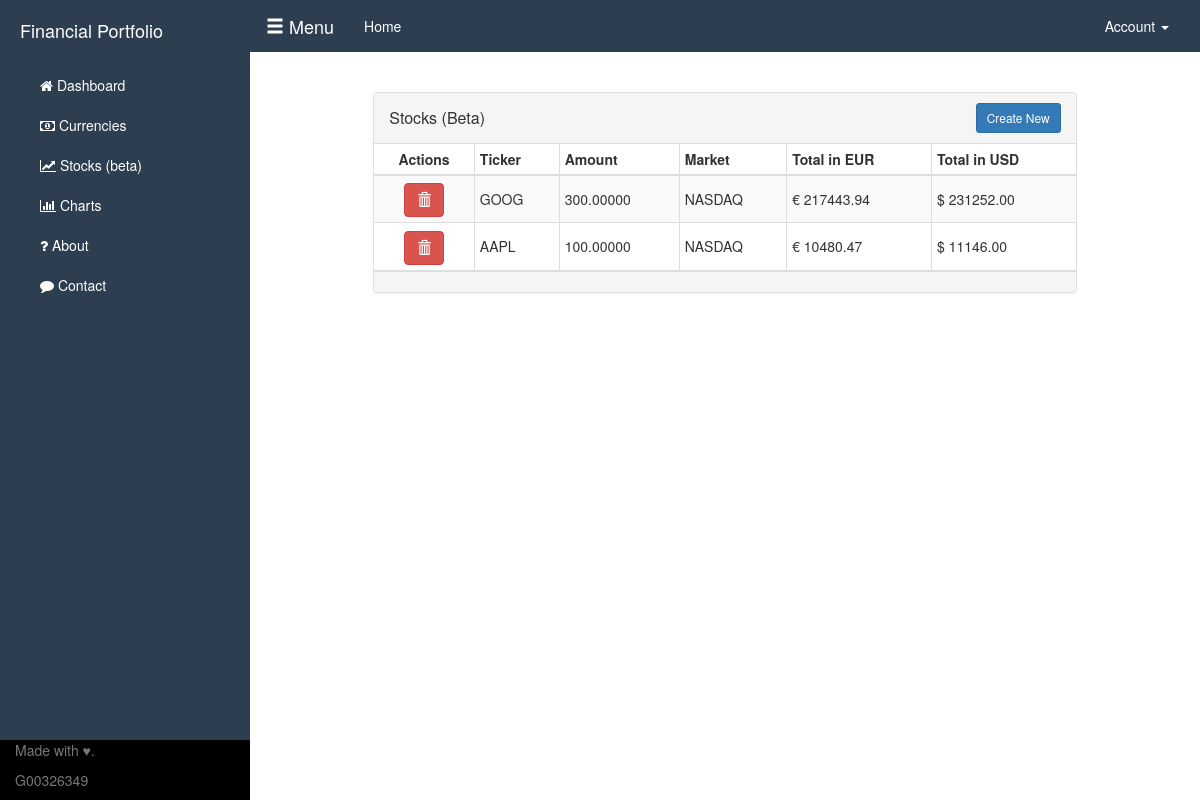
Screenshot of /stocks (signed in) with the database file from the repository.
### webapp.py (models this page shows)
class UserStocks(db.Model, UserMixin):
    __tablename__ = "users_stocks"
    trans_id = db.Column(db.Integer, primary_key=True, index=True)
    id = db.Column(db.Integer)
    amount = db.Column(db.Numeric())
    ticker = db.Column(db.String(255))
    market = db.Column(db.String(255))
    priceInBTC = db.Column(db.Numeric())
    priceInUSD = db.Column(db.Numeric())
    priceInEUR = db.Column(db.Numeric())
    priceInCHY = db.Column(db.Numeric())
    last = db.Column(db.String(255))
    timestamp = db.Column(db.DateTime())
    index = index_property('id', 'index')

### webapp.py (the view)
@app.route('/stocks')
@login_required
def stocks():
    if Stock.query.first() is None:
        print("No stock data found in DB")
        request = requests.get('http://finance.google.com/finance/info?client=ig&q=NASDAQ%3AAAPL,GOOG,MSFT,AMZN,TWTR')
        request.encoding = 'utf-8'  # We need to change encoding as this API uses ISO and i use utf-8 everywhere else
        o = request.text[4:]  # The response object contains some characters at start that we cant parse. Trim these off
        result = json.loads(o)  # After we trim the characters, turn back into JSON
        for i in result:
            u = Stock(ticker=i['t'], last=i['l'], market=i['e'], timestamp=datetime.datetime.now())
            db.session.add(u)
        db.session.commit()
    else:
        print("Found stock data in DB")
    Stocks = UserStocks.query.filter_by(id=current_user.id).all()
    return render_template("stocks.html", Stocks=Stocks)

### templates/stocks.html (shortened to what this page needs)
{% extends "index.html" %} {% block title %}Stocks{% endblock %} {% block head %} {{ super() }}
<link rel="stylesheet" href="{{ url_for('static', filename='css/investment-tables.css') }}">
{% endblock %}
{% block content %}
<div class="col-md-10 col-md-offset-1">
    <div class="panel panel-default panel-table">
        <div class="panel-heading">
            <div class="row">
                <div class="col col-xs-6">
                    <h3 class="panel-title">Stocks  (Beta)</h3>
                </div>
                <div class="col col-xs-6 text-right">
                    <button type="button" class="btn btn-sm btn-primary btn-create" data-toggle="modal" data-target="#myModal">Create New</button>
                </div>
            </div>
        </div>
        <div class="panel-body">
            <div id="no-more-tables">
                <table class="col-md-12 table-bordered table-striped table-condensed cf">
                    {% if Stocks|length < 1 %}
                    <thead>
                        <th>Looks like you dont have anything here! Click the button to start tracking stocks! &#9757;</th>
                    </thead>
                </table>
                {% else %}
                <thead class="cf">
                    <tr>
                        <th>Actions</th>
                        <th>Ticker</th>
                        <th class="numeric">Amount</th>
                        <th>Market</th>
                        <th class="numeric">Total in EUR</th>
                        <th class="numeric">Total in USD</th>
                    </tr>
                </thead>
                <tbody>
                    {% for thing in Stocks %}
                    <tr>
                        <td align="center">
                             <a class="btn btn-danger" href="{{url_for('deletestock', ticker=thing.ticker)}}"><span class="glyphicon glyphicon-trash"></span></a>
                        </td>
                        <td data-title="Ticker">{{ thing.ticker }}</td>
                        <td data-title="Amount" class="numeric">{{'%0.5f'% thing.amount |float}}</td>
                        <td data-title="Market">{{thing.market}}</td>
                        <td data-title="Total in EUR" class="numeric">&#128; {{'%0.2f'% thing.priceInEUR| float }}</td>
                        <td data-title="Total in USD" class="numeric">&#36; {{'%0.2f'%thing.priceInUSD|float }}</td>
                    </tr>
                    {% endfor %}
                </tbody>
                {% endif %}
                </table>
            </div>
        </div>
        <div class="panel-footer">
        </div>
    </div>
</div>
{% endblock %}

### static/css/simple-sidebar.css (style rules this page uses)
body { overflow-x: hidden; }

### static/css/investment-tables.css (style rules this page uses)
.panel-table .panel-body { padding: 0; }
.panel-table .panel-body .table-bordered { border-style: none; margin: 0; }
.panel-table .panel-body .table-bordered>thead>tr>th:first-of-type { text-align: center; width: 100px; }
.panel-table .panel-body .table-bordered>thead>tr>th:last-of-type, .panel-table .panel-body .table-bordered>tbody>tr>td:last-of-type { border-right: 0px; }
.panel-table .panel-body .table-bordered>thead>tr>th:first-of-type, .panel-table .panel-body .table-bordered>tbody>tr>td:first-of-type { border-left: 0px; }
.panel-table .panel-body .table-bordered>tbody>tr:first-of-type>td { border-bottom: 0px; }
.panel-table .panel-body .table-bordered>thead>tr:first-of-type>th { border-top: 0px; }
.panel-table .panel-heading .col h3 { line-height: 30px; height: 30px; }
.panel-table .panel-body .table-bordered>tbody>tr>td { line-height: 34px; }

### rows the page displays
UserStocks: ticker "GOOG", amount "300.00000", market "NASDAQ", priceInEUR "217443.94", priceInUSD "231252.00"
UserStocks: ticker "AAPL", amount "100.00000", market "NASDAQ", priceInEUR "10480.47", priceInUSD "11146.00"
